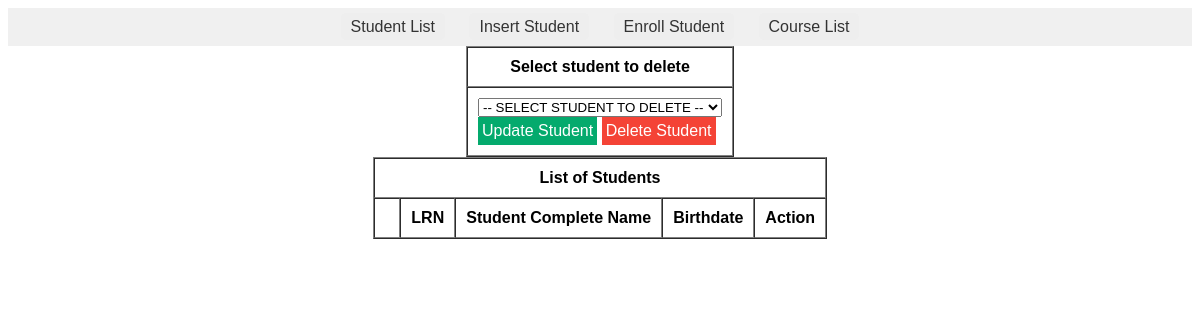
Before: /htdocs/project_IT1/student_list.php with the older database file.
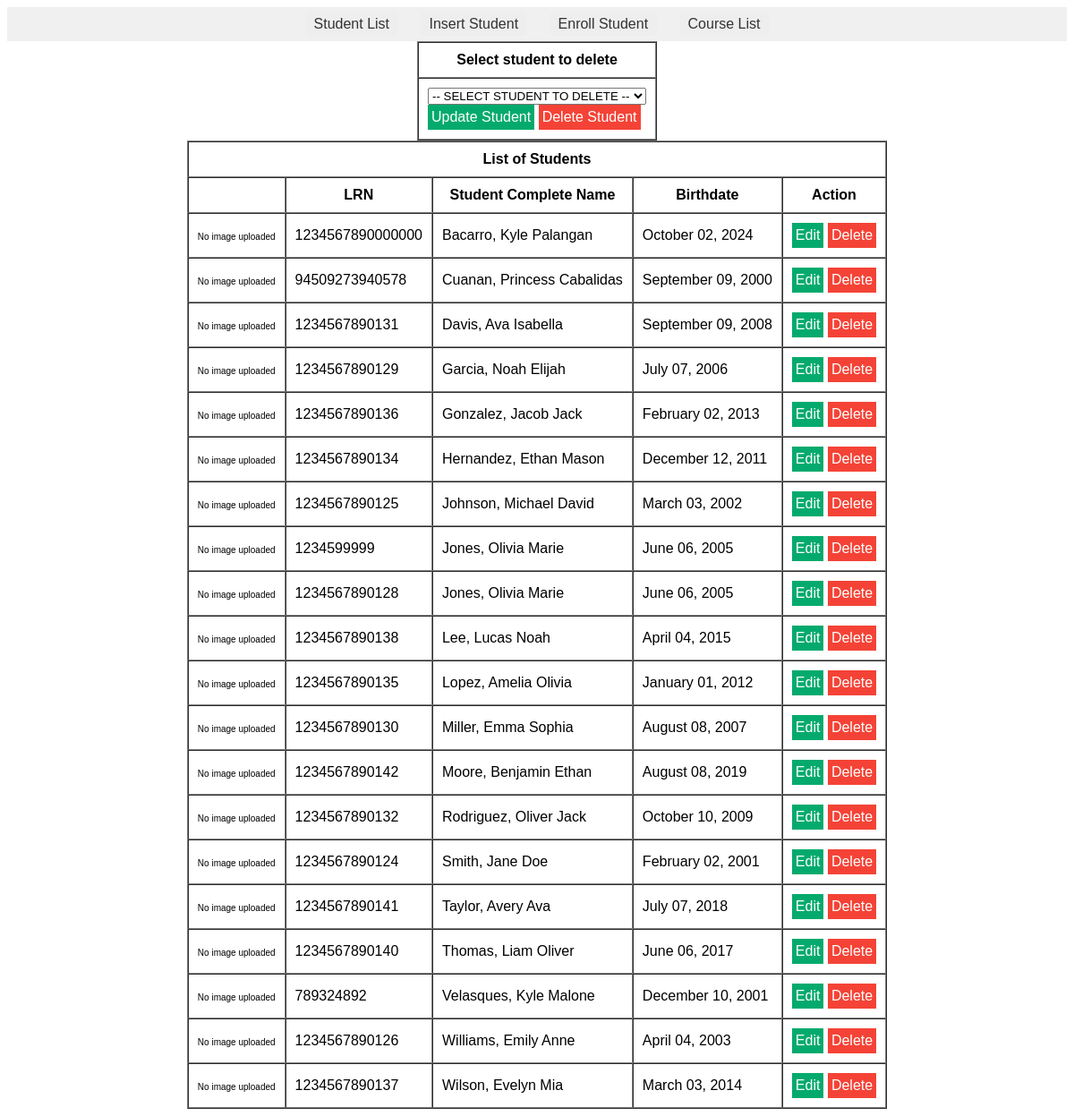
After: the same page with the newer database file.
### tables this page shows
CREATE TABLE `students` (
  `lrn` bigint(20) NOT NULL,
  `lastname` varchar(40) NOT NULL,
  `firstname` varchar(100) NOT NULL,
  `middlename` varchar(100) DEFAULT NULL,
  `extension_name` varchar(100) DEFAULT NULL,
  `birthdate` date NOT NULL,
  PRIMARY KEY (`lrn`)
);

### htdocs/project_IT1/student_list.php (the view, shortened to what this page needs)
<?php
include("header.php");
?>
<body>
  <?php
  include("menu.php");
  ?>
  <table border="1" align="center" cellspacing="0" cellpadding="10">
    <tr>
      <th>Select student to delete</th>
    </tr>
    <tr>
      <td>
        <form method="post">
          <select name="student_lrn">
            <option value="">-- SELECT STUDENT TO DELETE --</option>
          </select>
          <br>
          <button type="submit" class="button_green" name="update_student">Update Student</button>
          <button type="submit" class="button" name="delete_student">Delete Student</button>
        </form>
      </td>
    </tr>
  </table>
  <table border="1" align="center" cellspacing="0" cellpadding="10">
    <tr>
      <th colspan="5">List of Students</th>
    </tr>
    <tr>
      <th> &nbsp;</th>
      <th> LRN </th>
      <th> Student Complete Name</th>
      <th> Birthdate </th>
      <th> Action </th>
    </tr>
    <?php
    $sql = "SELECT * FROM students ORDER BY lastname ASC";
    $query = mysqli_query($conn, $sql);
    while ($result = mysqli_fetch_assoc($query)) {
      echo "<tr>";
      echo "<td>";
        if($result['filepath']) {
          echo "<img src='{$result['filepath']}' style='width:30px;'>";
        } else {
          echo "<span style='font-size:10px;'> No image uploaded </span>";
        }
      echo "</td>";
      echo "<td>" . $result["lrn"] . "</td>";
      echo "<td>" . $result["lastname"] . ", " . $result['firstname'] . " " . $result['middlename'] . "</td>";
      echo "<td>" . date("F d, Y", strtotime($result["birthdate"])) . "</td>";
      echo "<td>
        <a class='button_green' href='update_student.php?action=edit&lrn={$result["lrn"]}'>Edit</a>
        <a class='button' href='student_list.php?action=delete&lrn={$result["lrn"]}'>Delete</a>
        </td>";
      echo "</tr>";
    }
    ?>
  </table>
</body>
</html>

Changed rows visible on the page:
added students: shows "No image uploaded", lrn "1234567890000000", lastname "Bacarro", firstname "Kyle", middlename "Palangan", birthdate "October 02, 2024"
added students: shows "No image uploaded", lrn "94509273940578", lastname "Cuanan", firstname "Princess", middlename "Cabalidas", birthdate "September 09, 2000"
added students: shows "No image uploaded", lrn "1234567890131", lastname "Davis", firstname "Ava", middlename "Isabella", birthdate "September 09, 2008"
added students: shows "No image uploaded", lrn "1234567890129", lastname "Garcia", firstname "Noah", middlename "Elijah", birthdate "July 07, 2006"
added students: shows "No image uploaded", lrn "1234567890136", lastname "Gonzalez", firstname "Jacob", middlename "Jack", birthdate "February 02, 2013"
added students: shows "No image uploaded", lrn "1234567890134", lastname "Hernandez", firstname "Ethan", middlename "Mason", birthdate "December 12, 2011"
added students: shows "No image uploaded", lrn "1234567890125", lastname "Johnson", firstname "Michael", middlename "David", birthdate "March 03, 2002"
added students: shows "No image uploaded", lrn "1234599999", lastname "Jones", firstname "Olivia", middlename "Marie", birthdate "June 06, 2005"
added students: shows "No image uploaded", lrn "1234567890128", lastname "Jones", firstname "Olivia", middlename "Marie", birthdate "June 06, 2005"
added students: shows "No image uploaded", lrn "1234567890138", lastname "Lee", firstname "Lucas", middlename "Noah", birthdate "April 04, 2015"
added students: shows "No image uploaded", lrn "1234567890135", lastname "Lopez", firstname "Amelia", middlename "Olivia", birthdate "January 01, 2012"
added students: shows "No image uploaded", lrn "1234567890130", lastname "Miller", firstname "Emma", middlename "Sophia", birthdate "August 08, 2007"
added students: shows "No image uploaded", lrn "1234567890142", lastname "Moore", firstname "Benjamin", middlename "Ethan", birthdate "August 08, 2019"
added students: shows "No image uploaded", lrn "1234567890132", lastname "Rodriguez", firstname "Oliver", middlename "Jack", birthdate "October 10, 2009"
added students: shows "No image uploaded", lrn "1234567890124", lastname "Smith", firstname "Jane", middlename "Doe", birthdate "February 02, 2001"
added students: shows "No image uploaded", lrn "1234567890141", lastname "Taylor", firstname "Avery", middlename "Ava", birthdate "July 07, 2018"
added students: shows "No image uploaded", lrn "1234567890140", lastname "Thomas", firstname "Liam", middlename "Oliver", birthdate "June 06, 2017"
added students: shows "No image uploaded", lrn "789324892", lastname "Velasques", firstname "Kyle", middlename "Malone", birthdate "December 10, 2001"
added students: shows "No image uploaded", lrn "1234567890126", lastname "Williams", firstname "Emily", middlename "Anne", birthdate "April 04, 2003"
added students: shows "No image uploaded", lrn "1234567890137", lastname "Wilson", firstname "Evelyn", middlename "Mia", birthdate "March 03, 2014"
